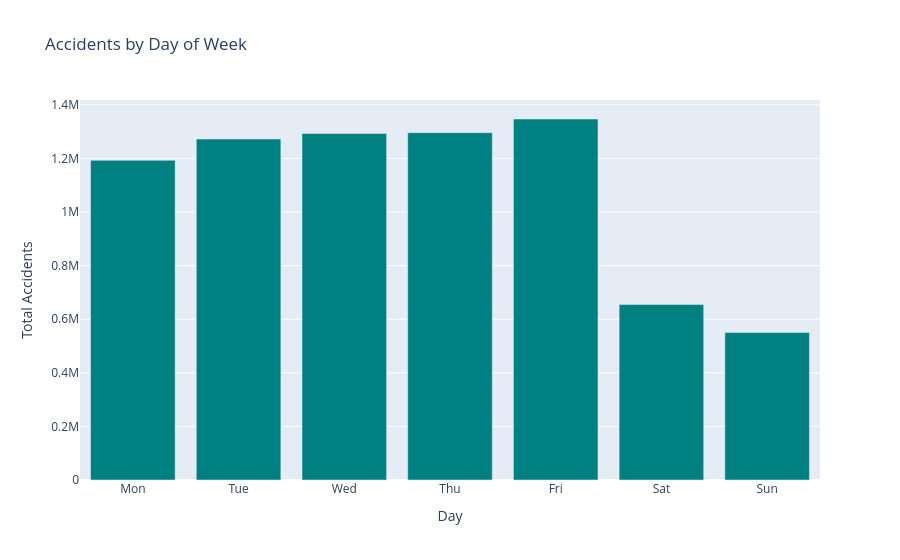

Notebook code cell kept with this figure:
### Code cell
fig1 = go.Figure(data=[
    go.Bar(
        x=day_count["day_of_week"], 
        y=day_count["count"],
        marker_color='teal'
    )
])
fig1.update_layout(title="Accidents by Day of Week", xaxis_title="Day", yaxis_title="Total Accidents")
fig1.show()

### Figure 1 — Plotly figure (JSON) as saved in the notebook; plotly's stock layout.template omitted (floating-point values rounded to 4 significant figures)
{"data": [{"marker": {"color": "teal"}, "type": "bar", "x": ["Mon", "Tue", "Wed", "Thu", "Fri", "Sat", "Sun"], "y": [1192892, 1272547, 1292959, 1296216, 1347188, 654647, 550384]}], "layout": {"title": {"text": "Accidents by Day of Week"}, "xaxis": {"title": {"text": "Day"}}, "yaxis": {"title": {"text": "Total Accidents"}}}}
